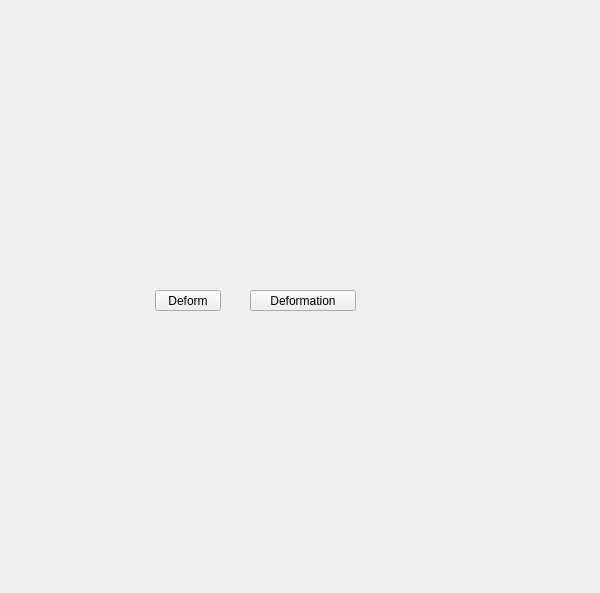
<?xml version="1.0" encoding="UTF-8"?>
<ui version="4.0">
 <class>QtUi</class>
 <widget class="QMainWindow" name="QtUi">
  <property name="enabled">
   <bool>true</bool>
  </property>
  <property name="geometry">
   <rect>
    <x>0</x>
    <y>0</y>
    <width>600</width>
    <height>593</height>
   </rect>
  </property>
  <property name="sizePolicy">
   <sizepolicy hsizetype="Ignored" vsizetype="Ignored">
    <horstretch>0</horstretch>
    <verstretch>0</verstretch>
   </sizepolicy>
  </property>
  <property name="minimumSize">
   <size>
    <width>0</width>
    <height>0</height>
   </size>
  </property>
  <property name="maximumSize">
   <size>
    <width>600</width>
    <height>600</height>
   </size>
  </property>
  <property name="cursor">
   <cursorShape>ArrowCursor</cursorShape>
  </property>
  <property name="whatsThis">
   <string>main</string>
  </property>
  <property name="toolButtonStyle">
   <enum>Qt::ToolButtonIconOnly</enum>
  </property>
  <property name="tabShape">
   <enum>QTabWidget::Triangular</enum>
  </property>
  <property name="dockNestingEnabled">
   <bool>true</bool>
  </property>
  <property name="dockOptions">
   <set>QMainWindow::AllowNestedDocks|QMainWindow::AllowTabbedDocks|QMainWindow::AnimatedDocks|QMainWindow::ForceTabbedDocks</set>
  </property>
  <widget class="QWidget" name="widget">
   <property name="sizePolicy">
    <sizepolicy hsizetype="Ignored" vsizetype="Ignored">
     <horstretch>0</horstretch>
     <verstretch>0</verstretch>
    </sizepolicy>
   </property>
   <widget class="QPushButton" name="i020">
    <property name="geometry">
     <rect>
      <x>250</x>
      <y>290</y>
      <width>106</width>
      <height>21</height>
     </rect>
    </property>
    <property name="minimumSize">
     <size>
      <width>0</width>
      <height>21</height>
     </size>
    </property>
    <property name="maximumSize">
     <size>
      <width>999</width>
      <height>21</height>
     </size>
    </property>
    <property name="whatsThis">
     <string>deformation</string>
    </property>
    <property name="text">
     <string>Deformation</string>
    </property>
   </widget>
   <widget class="QPushButton" name="i027">
    <property name="geometry">
     <rect>
      <x>155</x>
      <y>290</y>
      <width>66</width>
      <height>21</height>
     </rect>
    </property>
    <property name="minimumSize">
     <size>
      <width>0</width>
      <height>21</height>
     </size>
    </property>
    <property name="maximumSize">
     <size>
      <width>999</width>
      <height>21</height>
     </size>
    </property>
    <property name="whatsThis">
     <string>deform</string>
    </property>
    <property name="text">
     <string>Deform</string>
    </property>
   </widget>
  </widget>
 </widget>
 <resources/>
 <connections/>
 <designerdata>
  <property name="gridDeltaX">
   <number>5</number>
  </property>
  <property name="gridDeltaY">
   <number>10</number>
  </property>
  <property name="gridSnapX">
   <bool>true</bool>
  </property>
  <property name="gridSnapY">
   <bool>true</bool>
  </property>
  <property name="gridVisible">
   <bool>true</bool>
  </property>
 </designerdata>
</ui>
